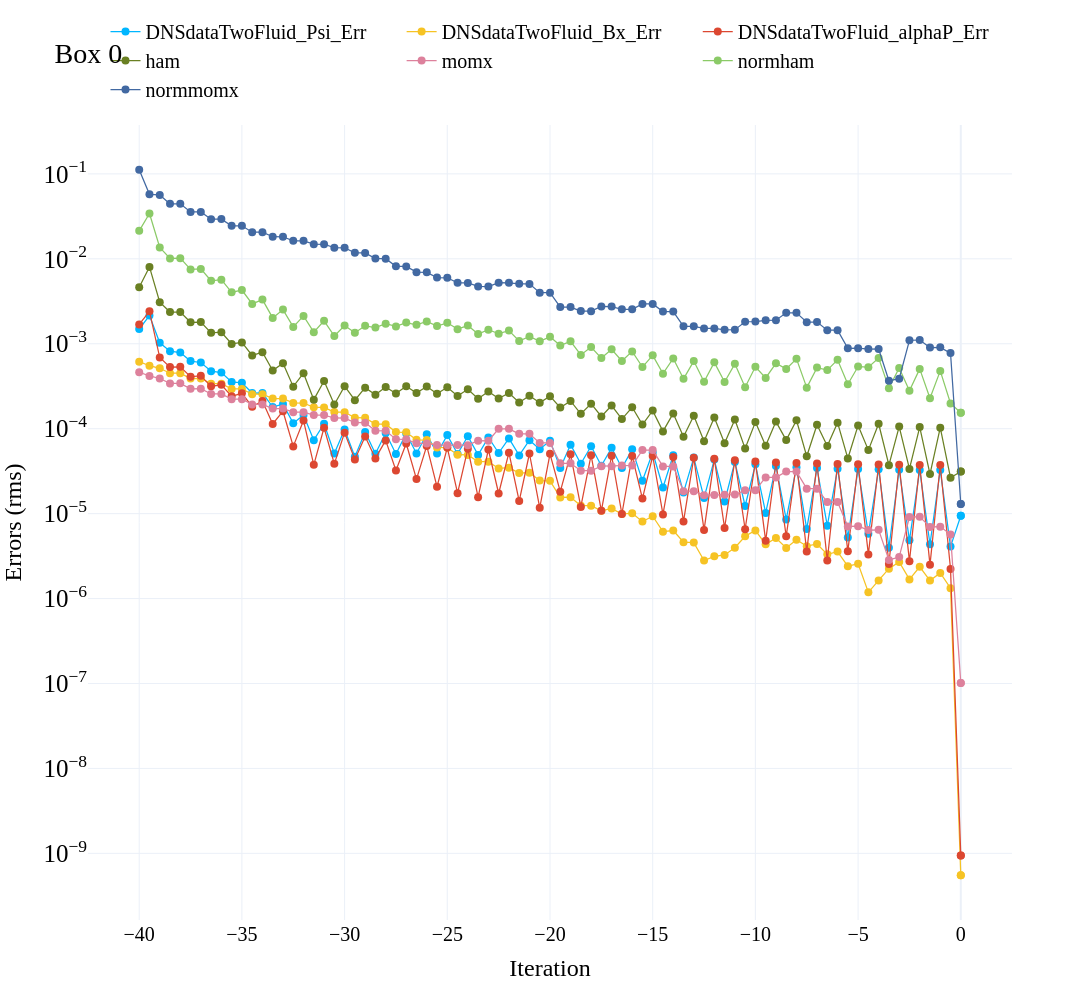

Write notebook code for a chart like this one.
### Code cell
plot_single_res_0D_fields(top_path, quantities,)
